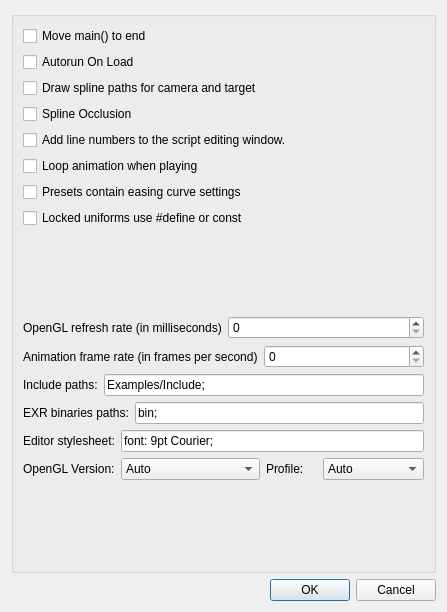
<?xml version="1.0" encoding="UTF-8"?>
<ui version="4.0">
 <class>PreferencesDialog</class>
 <widget class="QDialog" name="PreferencesDialog">
  <property name="geometry">
   <rect>
    <x>0</x>
    <y>0</y>
    <width>447</width>
    <height>612</height>
   </rect>
  </property>
  <property name="windowTitle">
   <string>Preferences</string>
  </property>
  <layout class="QGridLayout" name="gridLayout">
   <item row="0" column="0">
    <widget class="QGroupBox" name="mainGroupBox">
     <property name="title">
      <string/>
     </property>
     <layout class="QGridLayout" name="gridLayout_2">
      <item row="0" column="0">
       <widget class="QCheckBox" name="moveMainCheckBox">
        <property name="toolTip">
         <string>For compatibility with some GPU's.</string>
        </property>
        <property name="text">
         <string>Move main() to end</string>
        </property>
       </widget>
      </item>
      <item row="1" column="0">
       <widget class="QCheckBox" name="autoRunCheckBox">
        <property name="toolTip">
         <string>Disabling this might make debugging easier.</string>
        </property>
        <property name="text">
         <string>Autorun On Load</string>
        </property>
       </widget>
      </item>
      <item row="2" column="0">
       <widget class="QCheckBox" name="drawGLPathsCheckBox">
        <property name="toolTip">
         <string>Some engines use non GL matrices.</string>
        </property>
        <property name="text">
         <string>Draw spline paths for camera and target</string>
        </property>
       </widget>
      </item>
      <item row="3" column="0">
       <widget class="QCheckBox" name="splineOccCheckBox">
        <property name="text">
         <string>Spline Occlusion</string>
        </property>
       </widget>
      </item>
      <item row="4" column="0">
       <widget class="QCheckBox" name="lineNumbersCheckBox">
        <property name="toolTip">
         <string>Enabling this might be helpful when debugging.</string>
        </property>
        <property name="text">
         <string>Add line numbers to the script editing window.</string>
        </property>
       </widget>
      </item>
      <item row="5" column="0">
       <widget class="QCheckBox" name="loopPlayCheckBox">
        <property name="text">
         <string>Loop animation when playing</string>
        </property>
       </widget>
      </item>
      <item row="6" column="0">
       <widget class="QCheckBox" name="saveEasingCheckBox">
        <property name="text">
         <string>Presets contain easing curve settings</string>
        </property>
       </widget>
      </item>
      <item row="7" column="0">
       <widget class="QCheckBox" name="useDefinesCheckBox">
        <property name="text">
         <string>Locked uniforms use #define or const</string>
        </property>
       </widget>
      </item>
      <item row="8" column="0">
       <spacer name="verticalSpacer_2">
        <property name="orientation">
         <enum>Qt::Vertical</enum>
        </property>
        <property name="sizeHint" stdset="0">
         <size>
          <width>328</width>
          <height>32</height>
         </size>
        </property>
       </spacer>
      </item>
      <item row="9" column="0">
       <layout class="QHBoxLayout" name="horizontalLayout">
        <item>
         <widget class="QLabel" name="refreshRateLabel">
          <property name="text">
           <string>OpenGL refresh rate (in milliseconds)</string>
          </property>
         </widget>
        </item>
        <item>
         <widget class="QSpinBox" name="refreshRateSpinBox">
          <property name="maximum">
           <number>1000</number>
          </property>
         </widget>
        </item>
       </layout>
      </item>
      <item row="10" column="0">
       <layout class="QHBoxLayout" name="horizontalLayout_2">
        <item>
         <widget class="QLabel" name="animFrameRateLabel">
          <property name="text">
           <string>Animation frame rate (in frames per second)</string>
          </property>
         </widget>
        </item>
        <item>
         <widget class="QSpinBox" name="fpsSpinBox"/>
        </item>
       </layout>
      </item>
      <item row="11" column="0">
       <layout class="QHBoxLayout" name="horizontalLayout_3">
        <item>
         <widget class="QLabel" name="includePathsLabel">
          <property name="text">
           <string>Include paths:</string>
          </property>
         </widget>
        </item>
        <item>
         <widget class="QLineEdit" name="includePathsLineEdit">
          <property name="text">
           <string>Examples/Include;</string>
          </property>
         </widget>
        </item>
       </layout>
      </item>
      <item row="12" column="0">
       <layout class="QHBoxLayout" name="horizontalLayout_5">
        <item>
         <widget class="QLabel" name="exrBinPathsLabel">
          <property name="text">
           <string>EXR binaries paths:</string>
          </property>
         </widget>
        </item>
        <item>
         <widget class="QLineEdit" name="exrBinPathsLineEdit">
          <property name="text">
           <string>bin;</string>
          </property>
         </widget>
        </item>
       </layout>
      </item>
      <item row="13" column="0">
       <layout class="QHBoxLayout" name="horizontalLayout_4">
        <item>
         <widget class="QLabel" name="stylesheetLabel">
          <property name="text">
           <string>Editor stylesheet:</string>
          </property>
         </widget>
        </item>
        <item>
         <widget class="QLineEdit" name="stylesheetLineEdit">
          <property name="text">
           <string>font: 9pt Courier;</string>
          </property>
         </widget>
        </item>
       </layout>
      </item>
      <item row="14" column="0">
       <layout class="QHBoxLayout" name="horizontalLayout_6">
        <item>
         <widget class="QLabel" name="glVersionLabel">
          <property name="text">
           <string>OpenGL Version:</string>
          </property>
         </widget>
        </item>
        <item>
         <widget class="QComboBox" name="glVersionComboBox">
          <property name="toolTip">
           <string/>
          </property>
          <property name="currentIndex">
           <number>0</number>
          </property>
          <item>
           <property name="text">
            <string>Auto</string>
           </property>
          </item>
          <item>
           <property name="text">
            <string>1.1</string>
           </property>
          </item>
          <item>
           <property name="text">
            <string>1.2</string>
           </property>
          </item>
          <item>
           <property name="text">
            <string>1.3</string>
           </property>
          </item>
          <item>
           <property name="text">
            <string>1.4</string>
           </property>
          </item>
          <item>
           <property name="text">
            <string>1.5</string>
           </property>
          </item>
          <item>
           <property name="text">
            <string>2.0</string>
           </property>
          </item>
          <item>
           <property name="text">
            <string>2.1</string>
           </property>
          </item>
          <item>
           <property name="text">
            <string>ES CommonLite 1.0</string>
           </property>
          </item>
          <item>
           <property name="text">
            <string>ES Common 1.0</string>
           </property>
          </item>
          <item>
           <property name="text">
            <string>ES CommonLite 1.1</string>
           </property>
          </item>
          <item>
           <property name="text">
            <string>ES Common 1.1</string>
           </property>
          </item>
          <item>
           <property name="text">
            <string>ES 2.0</string>
           </property>
          </item>
          <item>
           <property name="text">
            <string>3.0</string>
           </property>
          </item>
          <item>
           <property name="text">
            <string>3.1</string>
           </property>
          </item>
          <item>
           <property name="text">
            <string>3.2</string>
           </property>
          </item>
          <item>
           <property name="text">
            <string>3.3</string>
           </property>
          </item>
          <item>
           <property name="text">
            <string>4.0</string>
           </property>
          </item>
          <item>
           <property name="text">
            <string>4.1</string>
           </property>
          </item>
          <item>
           <property name="text">
            <string>4.2</string>
           </property>
          </item>
          <item>
           <property name="text">
            <string>4.3</string>
           </property>
          </item>
         </widget>
        </item>
        <item>
         <widget class="QLabel" name="label">
          <property name="text">
           <string>Profile:</string>
          </property>
         </widget>
        </item>
        <item>
         <widget class="QComboBox" name="glProfileComboBox">
          <item>
           <property name="text">
            <string>Auto</string>
           </property>
          </item>
          <item>
           <property name="text">
            <string>Core</string>
           </property>
          </item>
          <item>
           <property name="text">
            <string>Compatibility</string>
           </property>
          </item>
         </widget>
        </item>
       </layout>
      </item>
      <item row="15" column="0">
       <spacer name="verticalSpacer">
        <property name="orientation">
         <enum>Qt::Vertical</enum>
        </property>
        <property name="sizeHint" stdset="0">
         <size>
          <width>348</width>
          <height>31</height>
         </size>
        </property>
       </spacer>
      </item>
     </layout>
    </widget>
   </item>
   <item row="1" column="0">
    <widget class="QDialogButtonBox" name="buttonBox">
     <property name="orientation">
      <enum>Qt::Horizontal</enum>
     </property>
     <property name="standardButtons">
      <set>QDialogButtonBox::Cancel|QDialogButtonBox::Ok</set>
     </property>
    </widget>
   </item>
  </layout>
 </widget>
 <resources/>
 <connections>
  <connection>
   <sender>buttonBox</sender>
   <signal>accepted()</signal>
   <receiver>PreferencesDialog</receiver>
   <slot>accept()</slot>
   <hints>
    <hint type="sourcelabel">
     <x>257</x>
     <y>424</y>
    </hint>
    <hint type="destinationlabel">
     <x>157</x>
     <y>274</y>
    </hint>
   </hints>
  </connection>
  <connection>
   <sender>buttonBox</sender>
   <signal>rejected()</signal>
   <receiver>PreferencesDialog</receiver>
   <slot>reject()</slot>
   <hints>
    <hint type="sourcelabel">
     <x>325</x>
     <y>424</y>
    </hint>
    <hint type="destinationlabel">
     <x>286</x>
     <y>274</y>
    </hint>
   </hints>
  </connection>
 </connections>
</ui>
